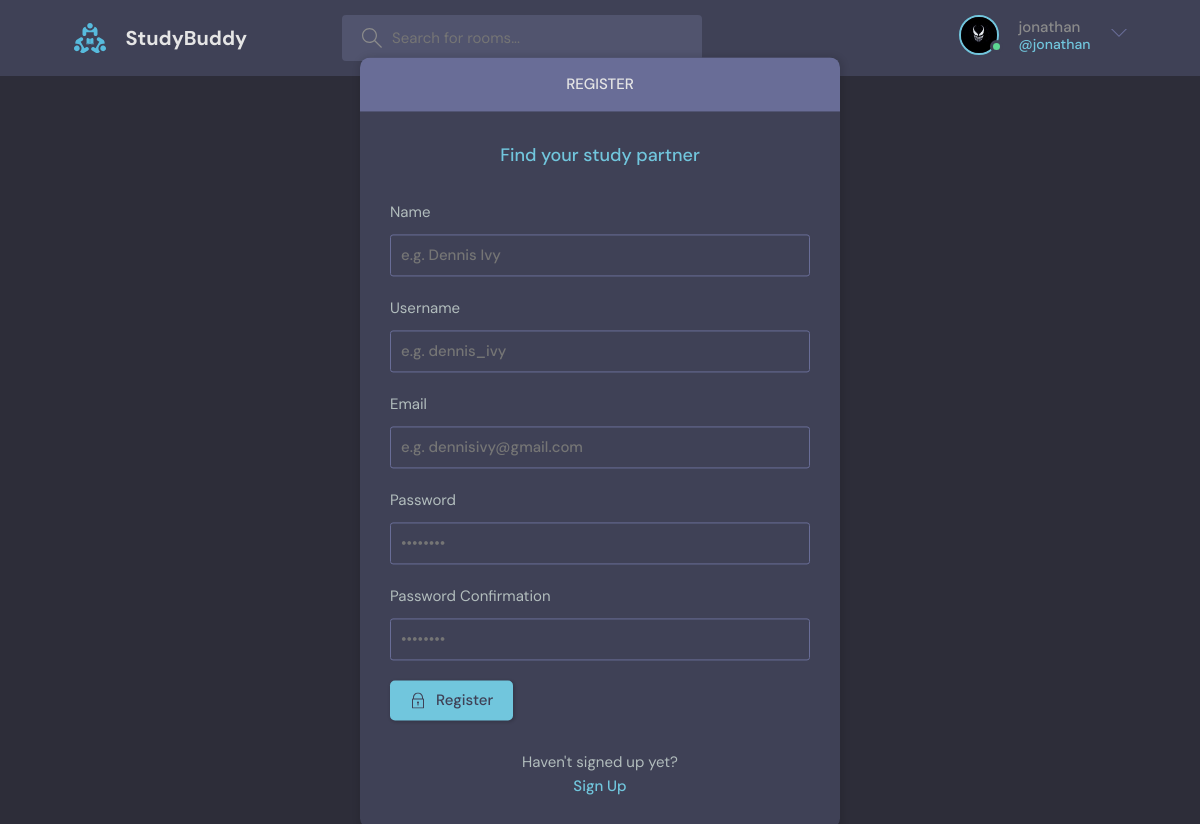
Page /register/ (signed in) on the committed database.
### base/models.py (models this page shows)
class User(AbstractUser):
    name = models.CharField(max_length=200, null=True)
    email = models.EmailField(unique=True)
    bio = models.TextField(blank=True)
    avatar = models.ImageField(null=True, default="avatar.svg")
    USERNAME_FIELD = 'email'
    REQUIRED_FIELDS = []

### base/views.py (the view, shortened to what this page needs)
# urls.py: path('register/', views.registerPage, name="register"),
def registerPage(request):
    form=myUserCreationForm
    return render(request,'base/login_register.html',{'form':form})

### base/templates/base/login_register.html (shortened to what this page needs)
{% extends 'main.html' %}
{% block content %}
<main class="auth layout">
  {% if page == 'login' %}
  <div class="container">
    <div class="layout__box">
      <div class="layout__boxHeader">
        <div class="layout__boxTitle">
          <h3>Login</h3>
        </div>
      </div>
      <div class="layout__body">
        <h2 class="auth__tagline">Find your study partner</h2>
        <form class="form" action="" method="POST">
          {% csrf_token %}
          <div class="form__group form__group">
            <label for="email">Email</label>
            <input id="email" name="email" type="email" placeholder="e.g. dennisivy@gmail.com" />
          </div>
          <div class="form__group">
            <label for="password">Password</label>
            <input
              id="password"
              name="password"
              type="password"
              placeholder="&bull;&bull;&bull;&bull;&bull;&bull;&bull;&bull;"
            />
          </div>
          <button class="btn btn--main" type="submit">
            <svg
              version="1.1"
              xmlns="http://www.w3.org/2000/svg"
              width="32"
              height="32"
              viewBox="0 0 32 32"
            >
              <title>lock</title>
              <path
                d="M27 12h-1v-2c0-5.514-4.486-10-10-10s-10 4.486-10 10v2h-1c-0.553 0-1 0.447-1 1v18c0 0.553 0.447 1 1 1h22c0.553 0 1-0.447 1-1v-18c0-0.553-0.447-1-1-1zM8 10c0-4.411 3.589-8 8-8s8 3.589 8 8v2h-16v-2zM26 30h-20v-16h20v16z"
              ></path>
              <path
                d="M15 21.694v4.306h2v-4.306c0.587-0.348 1-0.961 1-1.694 0-1.105-0.895-2-2-2s-2 0.895-2 2c0 0.732 0.413 1.345 1 1.694z"
              ></path>
            </svg>
            Login
          </button>
        </form>
        <div class="auth__action">
          <p>Haven't signed up yet?</p>
          <a href="{% url 'register' %} " class="btn btn--link">Sign Up</a>
        </div>
      </div>
    </div>
  </div>
  {% else %}
  <div class="container">
    <div class="layout__box">
      <div class="layout__boxHeader">
        <div class="layout__boxTitle">
          <h3>Register</h3>
        </div>
      </div>
      <div class="layout__body">
        <h2 class="auth__tagline">Find your study partner</h2>
        <form class="form" action="" method="POST">
          <div class="form__group form__group">
            <label for="name">Name</label>
            <input id="name" name="name" type="name" placeholder="e.g. Dennis Ivy" />
          </div>
          <div class="form__group form__group">
            <label for="username">Username</label>
            <input id="username" name="username" type="text" placeholder="e.g. dennis_ivy" />
          </div>
          <div class="form__group form__group">
            <label for="email">Email</label>
            <input id="email" name="email" type="email" placeholder="e.g. dennisivy@gmail.com" />
          </div>
          <div class="form__group">
            <label for="password">Password</label>
            <input id="password" name="password1" type="password" placeholder="&bull;&bull;&bull;&bull;&bull;&bull;&bull;&bull;" />
          </div>
          <div class="form__group">
            <label for="password">Password Confirmation</label>
            <input id="password" name="password2" type="password" placeholder="&bull;&bull;&bull;&bull;&bull;&bull;&bull;&bull;" />
          </div>
          <button class="btn btn--main" type="submit">
            Register
          </button>
        </form>
        <div class="auth__action">
          <p>Haven't signed up yet?</p>
          <a href="{% url 'login' %} " class="btn btn--link">Sign Up</a>
        </div>
      </div>
    </div>
  </div>
  {% endif %}
</main>
{% endblock content %}

### templates/navbar.html (shortened to what this page needs)
{% load static %}
<header class="header header--loggedIn">
    <div class="container">
        <a href="{% url 'home' %}" class="header__logo">
            <img src="{% static 'images/logo.svg' %}" />
            <h1>StudyBuddy</h1>
        </a>
        <form class="header__search" method="GET" action="{% url 'home' %}" >
            <label>
                <input name ="q" placeholder="Search for rooms..." />
            </label>
        </form>
        <nav class="header__menu">
            {% if request.user.is_authenticated %}
            <div class="header__user">
                <a href="{% url 'edit-user' %} ">
                    <div class="avatar avatar--medium active">
                        <img src="{{request.user.avatar.url}} " />
                    </div>
                    <p>{{request.user.username}}<a href="{% url 'profile' user.id %}"><span>@{{request.user.username}}</span></a></p>
                </a>
                <button class="dropdown-button">
                    <svg version="1.1" xmlns="http://www.w3.org/2000/svg" width="32" height="32" viewBox="0 0 32 32">
                        <title>chevron-down</title>
                        <path d="M16 21l-13-13h-3l16 16 16-16h-3l-13 13z"></path>
                    </svg>
                </button>
            </div>
            {% else %}
            <a href="{% url 'login' %}">
                <img src="{% static 'images/avatar.svg' %}" />
                <p>Login</p>
            </a>
            {% endif %}
        </nav>
    </div>
</header>

### rows in the picture
User: user.avatar (picture), user.username "jonathan"
